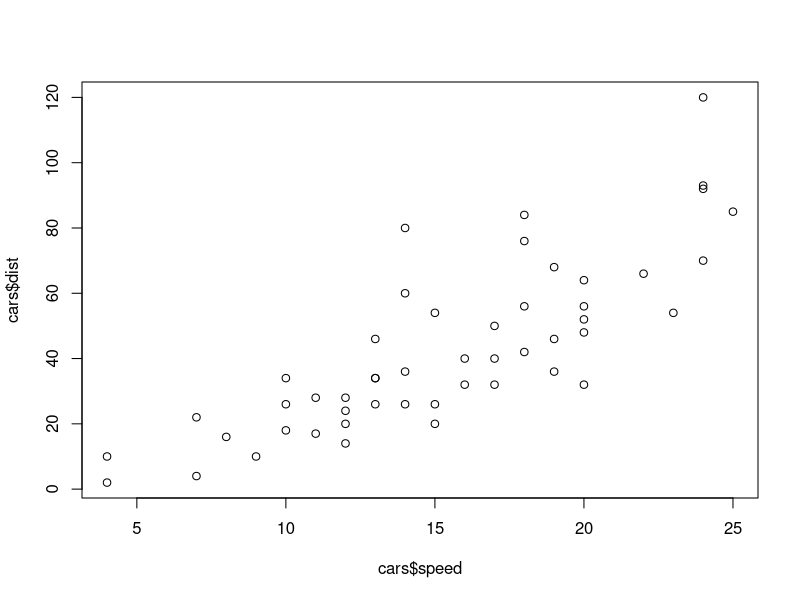
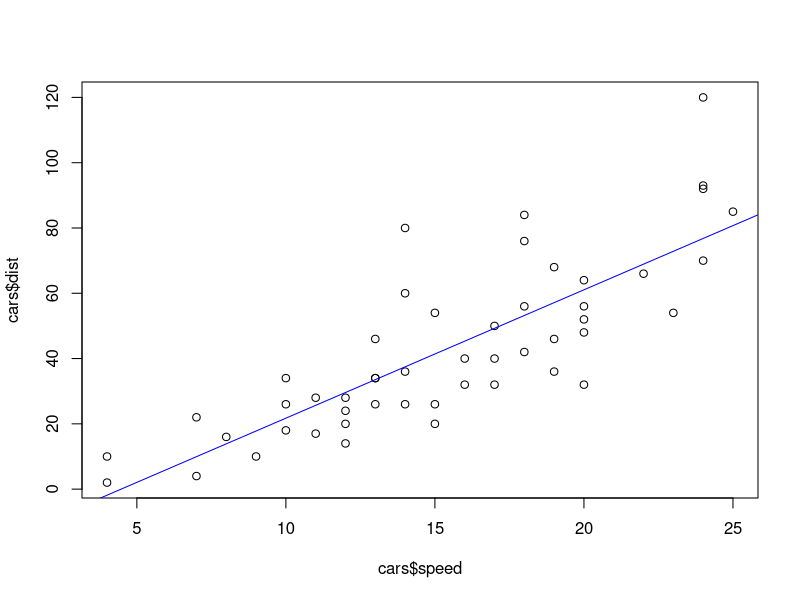
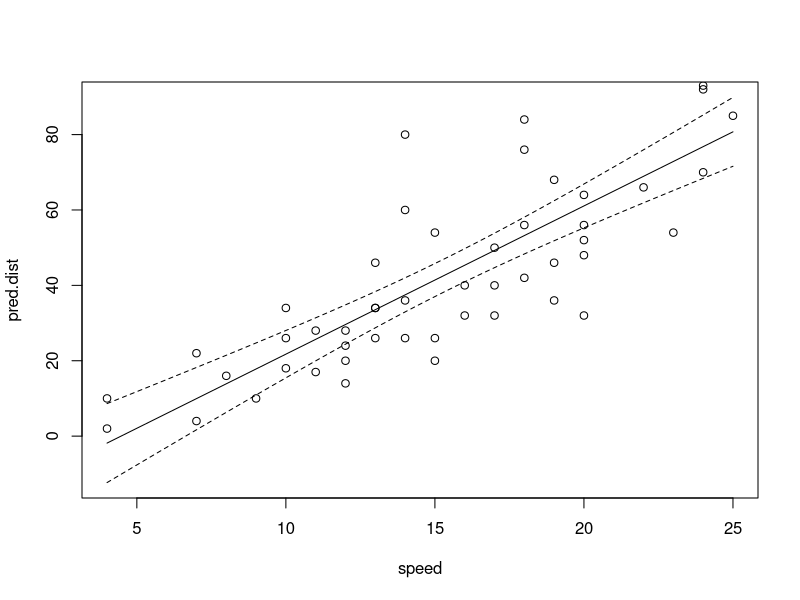
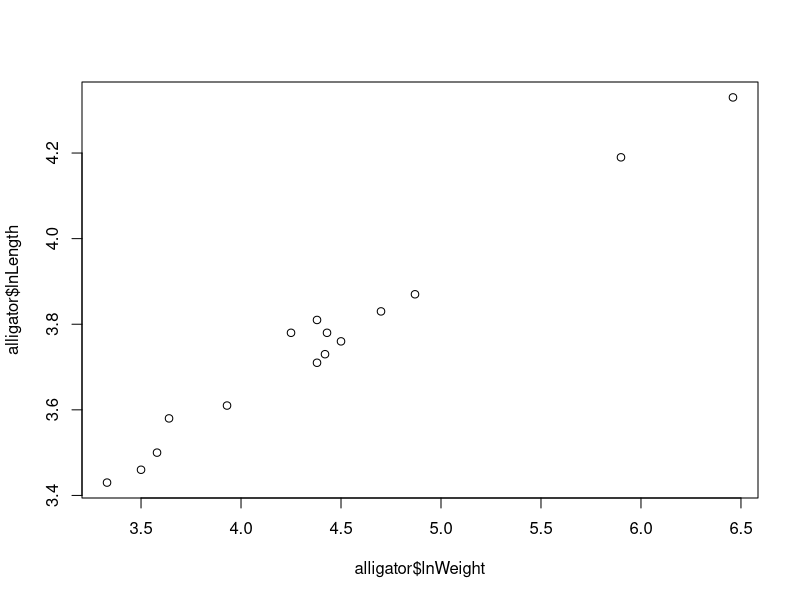

The R script that drew these images, in order:
# 회귀분석 기초와 상관분석

# 회귀분석의 이해
# http://www.shodor.org/interactivate/activities/Regression/

# 회귀분석 기초1(Simple regression analysis 1)
# 가장 간단한 형태의 회귀분석은 한 개의 설명변수와 한 개의 반응변수 간의 관계식을 찾는 문제
# 이러한 경우를 단순회귀분석이라고 한다. 

# 단순회귀분석을 위해선 가장 먼저 산점도를 통해 설명변수와 반응변수 간 선형 관계가 있는지 확인해야한다.
# 산점도는 plot()함수를 이용

data(cars) # 속도에 따른 정지거리(dist)에 관한 데이터

cars
plot(cars$speed, cars$dist)

# 산점도를 그려보면 속도(speed)와 정지거리(dist) 간 선형관계가 있어보인다.
# 설명변수와 반응변수 간 상관정도를 정량적으로 확인하기 위해 상관분석을 실시한다.
# R에서는 cor()함수를 이용

cor(cars$speed, cars$dist)
cor.test(cars$speed, cars$dist) # 가설검정까지 원하는 경우

# 그러면 최적 선형식은 어떻게 구할까? (모수추정)
# 최적 선형식을 위해선 dist = beta_0 + beta_1 * speed의 beta_0와 beta_1을 추정해야 한다. 

# 만약 beta_0= -2, beta_1= 4 를 넣는다면
# dist = -2 + 4* speed로 예측된다. 

hat.dist = -2 + 3.8 * cars$speed

# 실제값과 예측값의 차이를 만들어보자. 
diff = cars$dist - hat.dist

# 실제값과 예측값이 차이의 제곱 합을 계산하면 다음과 같다. 
sum(diff^2)  

# 그러면 위의 값을 최소로 하는 식이 최적식이 아닐까? (최소제곱법)
f.out <- function(x) {
  hat.dist = x[1] + x[2] * cars$speed
  diff = cars$dist - hat.dist
  return(sum(diff^2))
}

f.out(x=c(-2,4))
f.out(x=c(-17,4))
f.out(x=c(-18,4))
f.out(x=c(-19,4))
f.out(x=c(-20,4))
f.out(x=c(-21,4))

# 대충 최적값을 짐작하면 beta_0 = -19, beta_1 =4 이다. 
# 하지만 이 값이 최적점일까? NO

optim(c(0,1), f.out)$par # 수치적 방법을 이용하여 최적값을 찾을 수 있다.

# 이러한 모수 추정방법을 최소제곱법이라 한다. 
# 하지만 위의 방법으로 수치적 방법을 이용하지 않더라도 lm()함수를 이용하면 결과 확인 가능

out <- lm(cars$dist~cars$speed) # 반응변수 ~ 설명변수 식을 lm()에 넣어주면 된다.
out <- lm(dist~speed, data=cars) # 또 다른 표현 

summary(out)  # 결과 확인

# 모수의 추정방법으로 우도함수를 이용한 최대우도법이 있으나, 모수추정치는 동일하여 설명은 생략한다.

# 모형평가
out <- lm(dist~speed, data=cars) # 또 다른 표현 
summary(out)

# summary() 함수의 가장 처음에는 함수식을 나타낸다.
# Residuals 부분은 실제 데이터에서 관측된 잔차를 보여준다.
# Residual =  관측값 - 예측값

obs <- cars$dist # 실제 정지거리
pred <- -17.5791+3.9324*cars$speed # 추정된 선형식을 통한 예측값
resd <- obs- pred

summary(resd) # summary(out)의 Residuals값과 동일
out$residuals # 잔차를 불러오기
residuals(out)


out$fitted.values # 추정된 선형식으로 예측된 값을 선형식을 세우지 않고 불러올 수 있다.
fitted(out) 

# Coefficients 에서는 회귀모형의 계수와 이 계수의 통계적 유의성을 보여준다.
# Estimate 열은 절편과 계수의 추정치
# dist = -17.5791+3.9324*speed
# Pr(>|t|)는 t 분포를 이용하여 각 변수가 유의한지 판단. 기준은 일반적으로 0.05
# 만약, p-value가 0.05보다 크면 혜당 계수가 0이라는 귀무가설을 기각할 수 없으므로 0으로 봐야한다.


# 마지막으로 결정계수 (Multiple R-squared) 와  회귀모형의 유의성을 의미하는 F통계량이 제시됨
# 여기서 결정계수란?? 선형모형의 설명력으로 해석 

var(cars$dist) # Var(관측값)
var(cars$dist-fitted(out)) + var(fitted(out)) # Var(관측값-예측값)+Var(예측값)

SST = sum((cars$dist - mean(cars$dist))^2)
SSE = sum((cars$dist - fitted(out))^2)
SSR = sum((fitted(out)-mean(cars$dist))^2)
SST == SSE+ SSR  # 논리 확인

# 모형이 잘 맞는다는건 관측값과 예측값이 비슷하다고 볼 수 있다. 즉 SSE가 0에 가까워짐
# SSR/SST는 전제분산 중 예측값으로 설명되는 분산의 비
# Multiple R-squared로 의미는 반응변수의 분산 중 설명변수로 설명되는 분산의 비율

SSR/SST 

# R^2 는 0과 1범위에 존재하며 단순회귀모형의 경우 상관계수의 제곱과 같다.
cor(cars$speed, cars$dist)^2

# F 통계량은 full model : dist = beta_0 + beta_1 * speed
#            Reduced model : dist = beta_0 
# 간 차이를 비교한 값. 즉 통계적으로 유의미한다는건 설명변수가 반응변수에 영향을 미침

model1 <- lm(dist~speed, data=cars)
model2 <- lm(dist~1, data=cars)
anova(model1, model2)
# 즉 speed가 유의미한 설명변수이다. 

anova(out) #회귀모형에서의 분산분석결과

# 새로운 값이 있을 때 예측은? predict()함수 이용
out <- lm(dist~speed, data=cars)
predict(out, newdata=data.frame(speed=c(3,4,5)))

predict(out, newdata=data.frame(speed=c(3,4,5)), interval="confidence") 
# 신뢰구간의 하한과 상한 제시, 평균적인 차량에 대한 신뢰구간

predict(out, newdata=data.frame(speed=c(3,4,5)), interval="prediction") 
# 특정 속도를 가잔 차량 한대의 제동거리는 평균적인 차량에 비해 오차가 크므로 범위가 더 넓어짐

# 단순회귀모형의 시각화
plot(cars$speed, cars$dist)
abline(coef(out), col="blue")


speed <- seq(min(cars$speed), max(cars$speed),.1)
pred.dist <- predict(out, newdata=data.frame(speed=speed), interval="confidence")
matplot(speed, pred.dist, type='n')
matlines(speed, pred.dist, lty=c(1,2,2), col=1) # 선형 회귀식은 직선, 신뢰구간은 점선으로 표현
matpoints(cars$speed, cars$dist, pch=1)
###########################################################
# 단순회귀분석 Summary 1

# 1. 설명변수와 반응변수의 산점도를 그린다. plot()
#    - 설명변수와 반응변수 간 1차 선형관계가 있는지 확인한다.

# 2. 상관분석을 통해 설명변수와 반응변수의 1차 선형관계를 확인한다. cor()
#    - p-value<0.05 이하 이면 유의미한 관계가 있다고 판단.

# 3. lm()함수를 이용하여 1차 선형식을 추정한다.

# 4. F통계량으로 설명변수의 회귀모형의 유의성을 확인한다.

# 5. 결정계수를 통해 선형회귀모형의 설명력을 정량적으로 계산한다.

# 6. 추정된 회귀계수를 통해 선형식을 구한다.

# 7. predict()함수로 새로운 값의 예측값을 계산한다. 

alligator = data.frame(
  lnLength = c(3.87, 3.61, 4.33, 3.43, 3.81, 3.83, 3.46, 3.76,
               3.50, 3.58, 4.19, 3.78, 3.71, 3.73, 3.78),
  lnWeight = c(4.87, 3.93, 6.46, 3.33, 4.38, 4.70, 3.50, 4.50,
               3.58, 3.64, 5.90, 4.43, 4.38, 4.42, 4.25)
)

# Q.1 다음은 악어의 길이와 무게로 구성된 자료이다.
#      연구자가 악어의 길이로 무게를 예측하기 위한 선형식을 구한다고 한다. 
#      적합한 선형식은?
# Q.2. summary()함수를 이용하여 회귀분석 결과에 대해 해석하세요.
# Q.3 길이가 4.5인 악어가 잡혔다고 한다. 이 악어의 예상 무게는? 
# Q.4 회귀분석 결과를 시각화 하세요 

plot(alligator$lnWeight, alligator$lnLength) # 산점도